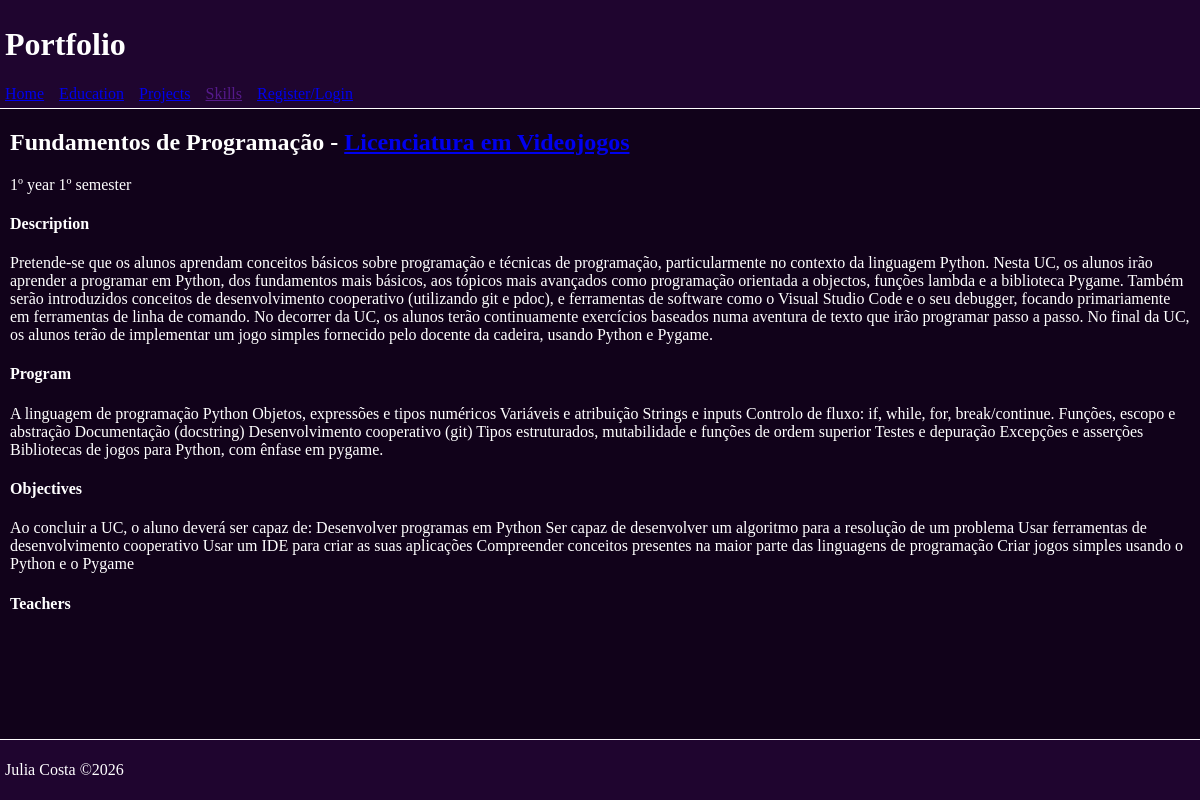
The app's page /portfolio/education/course/uc/8/, older data.
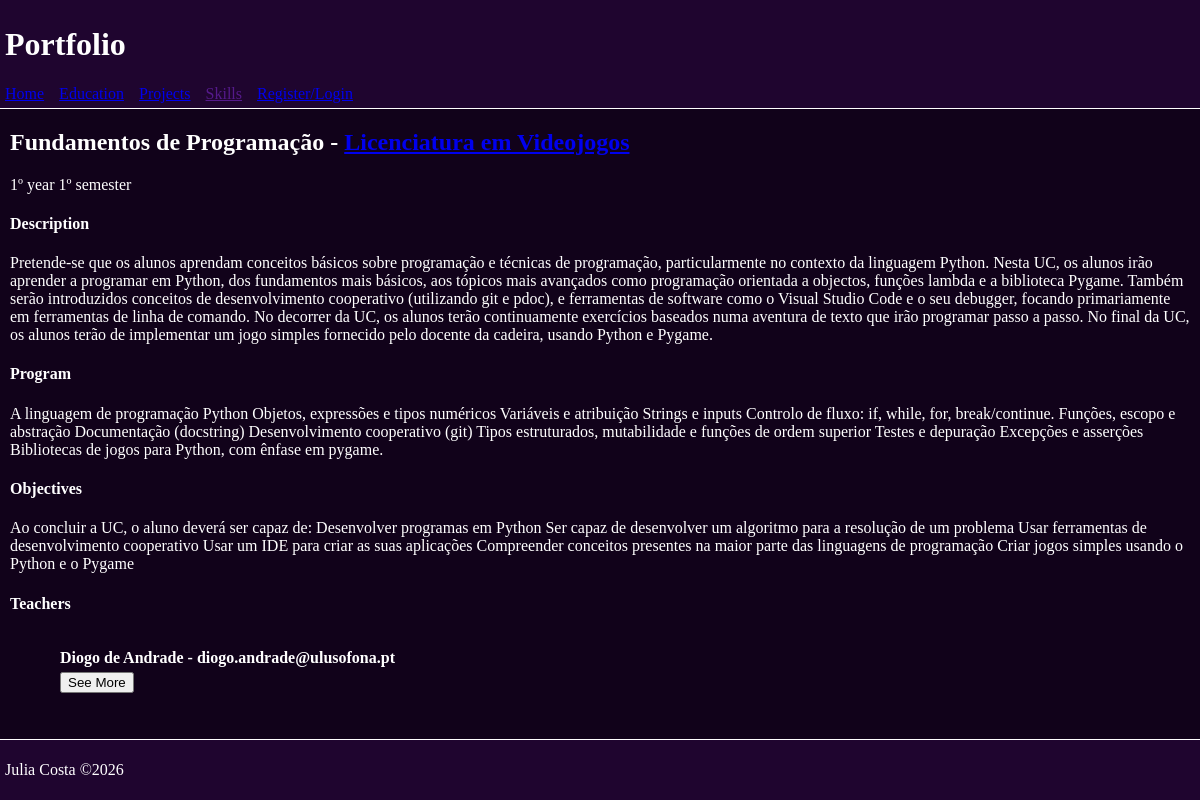
The same page, newer data.
### portefolio/models.py (models this page shows)
class Teacher(models.Model):
    name = models.CharField(max_length=100)
    photo = models.ImageField(upload_to='teacher_photos/', blank=True, null=True)
    email = models.EmailField(blank=True, null=True)
    about = models.URLField(blank=True, null=True)
    def __str__(self):
        return self.name

### portefolio/views.py (the view)
# urls.py: path('education/course/uc/<int:uc_id>/', views.uc_view, name="uc"),
def uc_view(request, uc_id):
    context = {
        'uc': UC.objects.get(id = uc_id),
        'gestor': request.user.groups.filter(name='gestor_portefolio').exists(),
    }
    return render(request, 'portfolio/uc.html', context)

### portefolio/models.py (called while the page is built)
    def __str__(self):
        return self.name

    def __str__(self):
        return self.name

### portefolio/templates/portfolio/uc.html (shortened to what this page needs)
{% extends 'portfolio/layout.html' %}
{% block content %}
<h2>{{ uc }} - <a href="{% url 'portfolio:course' uc.course.id %}">{{ uc.course }}</a></h2>
<p>{{ uc.year }}º year {{ uc.semester }}º semester</p>
<h4>Description</h4>
<p>{{ uc.description }}</p>
<h4>Program</h4>
<p>{{ uc.program }}</p>
<h4>Objectives</h4>
<p>{{ uc.objectives }}</p>
<h4>Teachers</h4>
<ul>
    {% for teacher in uc.teachers.all %}
        <li>
            <h4>{{ teacher }} - {{ teacher.email }}</h4>
            <a href="{% url 'portfolio:teacher' teacher.id %}">
                <button>See More</button>
            </a>
        </li>
    {% endfor %}
</ul>
{% endblock %}

Row changes from the older to the newer data that the page shows:
added Teacher: name "Diogo de Andrade", email "diogo.andrade@ulusofona.pt"
